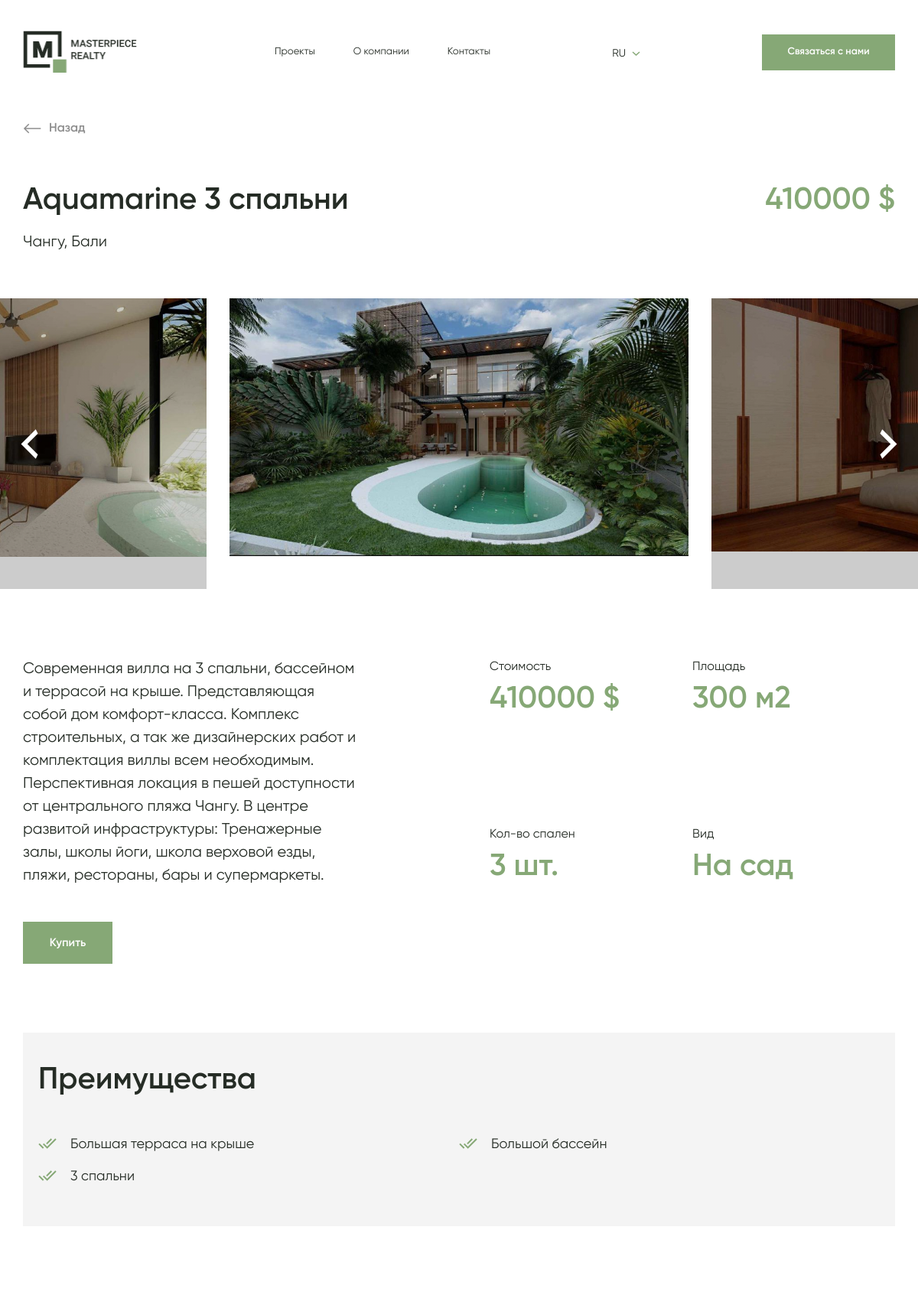
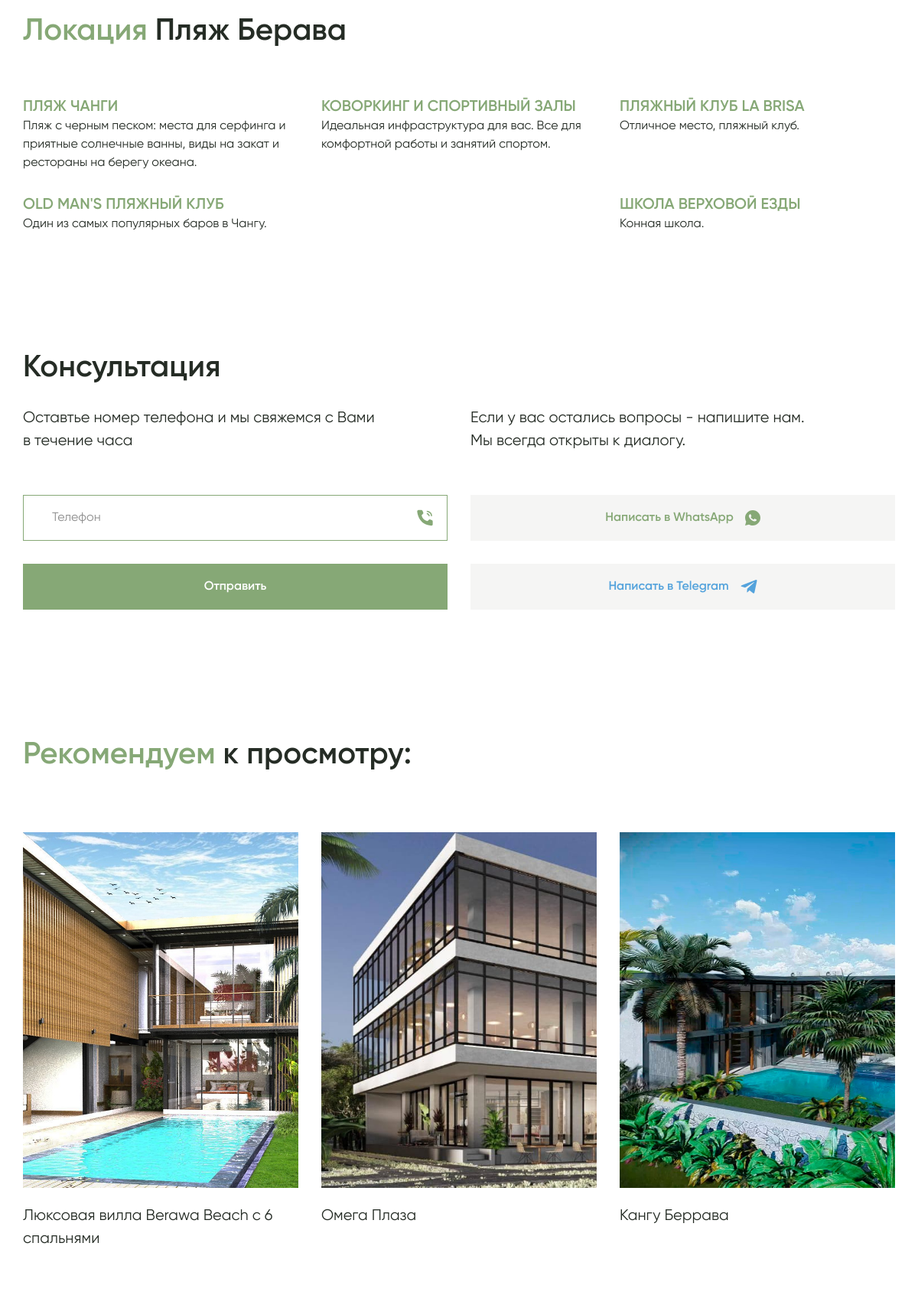
Screenshot of /projects/8/ (upper part) with the database file from the repository (2 pictures, top to bottom).
### projects/models.py (models this page shows, shortened)
class Project(models.Model):
    name = models.TextField(verbose_name=_('Название проекта'))
    address = models.TextField(verbose_name=_('Адрес'))
    price = models.BigIntegerField(verbose_name=_('Стоимость проекта'))
    description = models.TextField(verbose_name=_('Описание проекта'))
    area = models.SmallIntegerField(verbose_name=_('Площадь'))
    count_bedrooms = models.SmallIntegerField(verbose_name=_('Количество спален'))
    view = models.TextField(
        verbose_name=_('Вид'),
        help_text=_('Открывающийся из виллы вид'),
    )
    location = models.ForeignKey(
        'Location',
        verbose_name=_('Локация'),
        on_delete=models.SET_NULL,
        related_name='projects',
        related_query_name='project',
        null=True,
    )
    date_added = models.DateField(
        verbose_name=_('Дата добавления'),
        auto_now_add=True,
    )
    categories = models.ManyToManyField(
        'Category',
        verbose_name=_('Категории'),
        related_name='projects',
        related_query_name='project',
    )
    invested = models.BooleanField(
        verbose_name=_('Проект подлежит инвестированию'),
        default=False,
    )
    public = models.BooleanField(
        verbose_name=_('Опубликовать'),
        default=False,
    )
    main_image = models.ImageField(
        verbose_name=_('Главное изображение'),
        upload_to='sys/projects/',
        null=True,
    )
    class Meta:
        verbose_name = _('Проект')
        verbose_name_plural = _('Проекты')

class ProjectGallery(models.Model):
    image = models.ImageField(
        verbose_name=_('Изображение для проекта'),
        upload_to='sys/projects/',
    )
    project = models.ForeignKey(
        Project,
        on_delete=models.CASCADE,
        related_name='images',
    )
    class Meta:
        verbose_name = _('Галерея проекта')
        verbose_name_plural = _('Галереи проектов')

class AdvantagesProject(models.Model):
    name = models.TextField(verbose_name=_('Название преимущества'))
    project = models.ForeignKey(
        Project,
        verbose_name=_('Проект'),
        on_delete=models.CASCADE,
        related_name='advantages',
        related_query_name='advantage',
        null=True,
    )
    class Meta:
        verbose_name = _('Преимущество проекта')
        verbose_name_plural = _('Преимущества проектов')

class Location(models.Model):
    name = models.TextField(verbose_name=_('Название локации'))
    class Meta:
        verbose_name = _('Локация')
        verbose_name_plural = _('Локации')
    def __str__(self) -> str:
        return str(self.name)

class LocationFact(models.Model):
    title = models.TextField(verbose_name=_('Заголовок факта'))
    description = models.TextField(verbose_name=_('Описание факта'))
    location = models.ForeignKey(
        Location,
        verbose_name=_('Локация'),
        on_delete=models.CASCADE,
        related_name='facts',
        related_query_name='fact',
    )
    class Meta:
        verbose_name = _('Факт о локации')
        verbose_name_plural = _('Факты о локациях')

### projects/views.py (the view)
# urls.py: path('projects/', include('projects.urls')),
def projects(request: HttpRequest, project_id: int) -> HttpResponse:
    current_project = get_object_or_404(Project, pk=project_id)
    consult_form = ConsultationForm()
    recommended_projects = Project.objects\
        .exclude(pk=project_id)\
        .filter(public=True)\
        .annotate(matching_cat=Count('categories',
                                     filter=Q(categories__in=current_project.categories.all()),
                                     distinct=True))\
        .order_by('-matching_cat')
    context = {'current_project': current_project,
               'recommended_projects': recommended_projects,
               'consult_form': consult_form}
    return render(request=request,
                  template_name='projects/projects.html',
                  context=context)

### base_app/forms.py
class ConsultationForm(forms.ModelForm):
    phone = forms.CharField(max_length=32, label=_('Ваш номер телефона'),
                            error_messages={'max_length': _('Ограничение по символам: 32')},
                            widget=forms.TextInput(attrs={'placeholder': _('Ваш номер телефона')}))
    class Meta:
        model = DataConsultation
        fields = ('phone', )

### projects/templates/projects/projects.html (shortened to what this page needs)
{% load static %}
{% load i18n %}
<!DOCTYPE html>
<html lang="{{ request.LANGUAGE_CODE }}">
<head>
    <link rel="stylesheet" href="{% static 'css/nice-select.css' %}">
    <link rel="stylesheet" href="{% static 'css/bootstrap.min.css' %}">
    <link rel="stylesheet" href="{% static 'css/swiper-bundle.min.css' %}">
    <link rel="stylesheet" href="{% static 'css/jquery.fancybox.min.css' %}">
    <link rel="stylesheet" href="{% static 'css/style.css' %}">
</head>
<body>
    <header class='header'>
        <div class='container'>
            <div class='header__inner'>
                <a href="{% url 'base_app:index' %}" class="header__logo">
                    <img src="{% static 'img/logo.png' %}" alt="">
                </a>
                <div class="header__right">
                    <div class="header__right-inner">
                        <nav class="nav">
                            <a href="#finishedProjects" class="nav__item">{% trans 'Проекты' %}</a>
                            <a href="#fact" class="nav__item">{% trans 'О компании' %}</a>
                            <a href="#contacts" class="nav__item">{% trans 'Контакты' %}</a>
                        </nav>
                        <div class="language">
                            <div class="language-show">
                                <span>{{ request.LANGUAGE_CODE }}</span>
                                <svg width="11" height="7" viewBox="0 0 11 7" fill="none" xmlns="http://www.w3.org/2000/svg">
                                    <path d="M1 1L5.5 5L10 1" stroke="#86A876" stroke-width="1.5"/>
                                </svg>
                            </div>
                                {% get_available_languages as LANGUAGES %}
                        </div>
                        <a href="#consult" class="header__btn">{% trans 'Связаться с нами' %}</a>
                    </div>
                </div>
            </div>
        </div>
    </header>
<section class='project-detail'>
    <div class='container'>
        <a href="{% url 'base_app:index' %}" class="project-detail__link">
            <svg width="24" height="24" viewBox="0 0 24 24" fill="none" xmlns="http://www.w3.org/2000/svg">
                <path d="M23.3126 11.2499H3.75439L8.25415 6.75009L7.19351 5.68945L0.883057 11.9999L7.19351 18.3104L8.25415 17.2497L3.75429 12.7499H23.3126V11.2499Z" fill="#8E8E8E"/>
            </svg>
            <span>{% trans 'Назад' %}</span>
        </a>
        <div class='project-detail__top'>
            <div class="project-detail__top-left">
                <h1 class="project-detail__top-title">{{ current_project.name }}</h1>
                <div class="project-detail__top-desc">{{ current_project.address }}</div>
            </div>
            <div class="project-detail__price">{{ current_project.price }} $</div>
        </div>
    </div>
    <div class="project-detail__slider">
        <div class='swiper-container'>
            <div class='swiper-wrapper'>
                {% for image in current_project.images.all %}
                <div class='swiper-slide'>
                    {% if image.isVideo %}
                    <iframe width="100%" height="100%" src="{{ image.videoYouTube }}" title="YouTube video player" frameborder="0" allow="accelerometer; autoplay; clipboard-write; encrypted-media; gyroscope; picture-in-picture" allowfullscreen></iframe>
                    {% else %}
                    <img src="{{ image.image.url }}" alt="">
                    {% endif %}
                </div>
                {% endfor %}
            </div>
        </div>
        <div class="project-detail__slider-nav">
            <div class="container">
                <div class='project-detail__slider-prev swiper-button-prev'>
                    <svg width="55" height="55" viewBox="0 0 55 55" fill="none" xmlns="http://www.w3.org/2000/svg">
                            <path d="M38.5 41.25L24.75 27.5L38.5 13.75L35.75 8.25L16.5 27.5L35.75 46.75L38.5 41.25Z" fill="white"/>
                        </svg>
                </div>
                <div class='project-detail__slider-next swiper-button-next'>
                    <svg width="55" height="55" viewBox="0 0 55 55" fill="none" xmlns="http://www.w3.org/2000/svg">
                            <path d="M16.5 41.25L30.25 27.5L16.5 13.75L19.25 8.25L38.5 27.5L19.25 46.75L16.5 41.25Z" fill="white"/>
                        </svg>
                </div>
            </div>
        </div>
    </div>
    <div class="container">
        <div class="project-detail__bottom">
            <div class="project-detail__bottom-left">
                <div class="project-detail__bottom-title">{{ current_project.description }}</div>
                <a href="#consult" class="project-detail__btn">{% trans 'Купить' %}</a>
            </div>
            <div class="project-detail__items">
                <div class="project-detail__item">
                    <span>{% trans 'Стоимость' %}</span>
                    <strong>{{ current_project.price }} $</strong>
                </div>
                <div class="project-detail__item">
                    <span>{% trans 'Площадь' %}</span>
                    <strong>{{ current_project.area }} {% trans 'м2' %}</strong>
                </div>
                <div class="project-detail__item">
                    <span>{% trans 'Кол-во спален' %}</span>
                    <strong>{{ current_project.count_bedrooms }} {% trans 'шт.' %}</strong>
                </div>
                <div class="project-detail__item">
                    <span>{% trans 'Вид' %}</span>
                    <strong>{{ current_project.view }}</strong>
                </div>
            </div>
        </div>
    </div>
</section>
<section id="fact" class='advantages'>
    <div class='container'>
        <div class='advantages__inner'>
            <h2 class="advantages__title title">{% trans 'Преимущества' %}</h2>
            <ul class="advantages__list">
                {% for advantage in current_project.advantages.all %}
                <li>{{ advantage.name }}</li>
                {% endfor %}
            </ul>
        </div>
    </div>
</section>
<section class='location'>
    <div class='container'>
        <h2 class="location__title title"><span>{% trans 'Локация' %}</span> {{ current_project.location }}</h2>
        <div class='location__items'>
            {% for fact in current_project.location.facts.all %}
            <div class="location__item">
                <div class="location__item-time">{{ fact.title }}</div>
                <div class="location__item-desc">{{ fact.description | safe }}</div>
            </div>
            {% endfor %}
        </div>
    </div>
</section>
<section class='consult' id="consult">
    <div class='container'>
        <h2 class="consult__title title">{% trans 'Консультация' %}</h2>
        <div class="consult__bottom">
            <form id="consult_form" action="" class="consult__form">
                <div class="consult__desc">{% trans 'Оставтье номер телефона и мы свяжемся с Вами' %} <br> {% trans 'в течение часа' %}</div>
                <div class="consult__form-group">
                    <input type="tel" name="phone" placeholder="{% trans 'Телефон' %}">
                </div>
                <button type="submit" class="consult__form-btn">{% trans 'Отправить' %}</button>
            </form>
            <div class="consult__social">
                <div class="consult__desc">{% trans 'Если у вас остались вопросы - напишите нам.' %} <br> {% trans 'Мы всегда открыты к диалогу.' %}</div>
                <a href="https://wa.me/6282144579209" class="consult__social-btn consult__social-whatsapp">
                    <span>{% trans 'Написать в' %} WhatsApp</span>
                </a>
                <a href="https://t.me/Sibastianbalmond" target="_blanck" class="consult__social-btn consult__social-telegram">
                    <span>{% trans 'Написать в' %} Telegram</span>
                </a>
            </div>
        </div>
    </div>
    <div class="consult__img">
    </div>
</section>
{% if recommended_projects %}
<section class='projects' id="finishedProjects">
    <div class='container'>
        <h2 class="projects__title title"><span>{% trans 'Рекомендуем' %}</span> {% trans 'к просмотру:' %}</h2>
        <div class='projects__items'>
            {% for project in recommended_projects %}
            <a href="{% url 'projects:projects' project.pk %}" class="projects__item">
                <div class="projects__item-img">
                    <img src="{{ project.main_image.url }}" alt="">
                </div>
                <div class="projects__item-title">{{ project.name }}</div>
            </a>
            {% endfor %}
        </div>
    </div>
</section>
{% endif %}
                        {% get_available_languages as LANGUAGES %}
</body>
</html>

### rows the page displays
Project: name "Aquamarine 3 спальни", address "Чангу, Бали", price "410000", description "Современная вилла на 3 спальни, бассейном и террасой на крыше. Представляющая собой дом комфорт-класса. Комплекс строительных, а так же дизайнерских работ и комплектация виллы всем необходимым. Перспективная локация в пешей доступности от центрального пляжа Чангу. В центре развитой инфраструктуры: Тренажерные залы, школы йоги, школа верховой езды, пляжи, рестораны, бары и супермаркеты.", area "300", count_bedrooms "3", view "На сад", location "Пляж Берава"
ProjectGallery: image (picture)
ProjectGallery: image (picture)
ProjectGallery: image (picture)
AdvantagesProject: name "Большая терраса на крыше"
AdvantagesProject: name "Большой бассейн"
AdvantagesProject: name "3 спальни"
LocationFact: title "ПЛЯЖ ЧАНГИ", description "Пляж с черным песком: места для серфинга и приятные солнечные ванны, виды на закат и рестораны на берегу океана."
LocationFact: title "КОВОРКИНГ И СПОРТИВНЫЙ ЗАЛЫ", description "Идеальная инфраструктура для вас. Все для комфортной работы и занятий спортом."
LocationFact: title "ПЛЯЖНЫЙ КЛУБ LA BRISA", description "Отличное место, пляжный клуб."
LocationFact: title "OLD MAN'S ПЛЯЖНЫЙ КЛУБ", description "Один из самых популярных баров в Чангу."
LocationFact: title "ШКОЛА ВЕРХОВОЙ ЕЗДЫ", description "Конная школа."
Project: main_image (picture), name "Люксовая вилла Berawa Beach с 6 спальнями"
Project: main_image (picture), name "Омега Плаза"
Project: main_image (picture), name "Кангу Беррава"

### other values shown
{{ request.LANGUAGE_CODE }} "RU"
